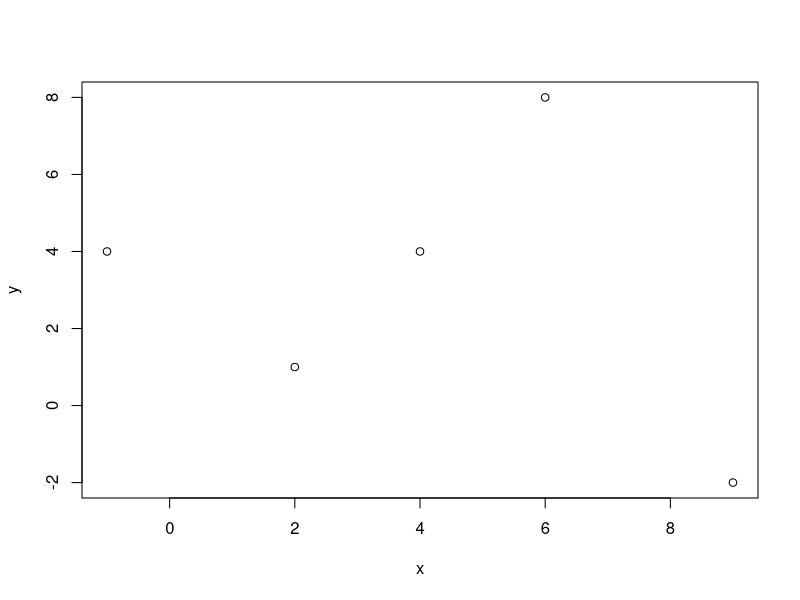
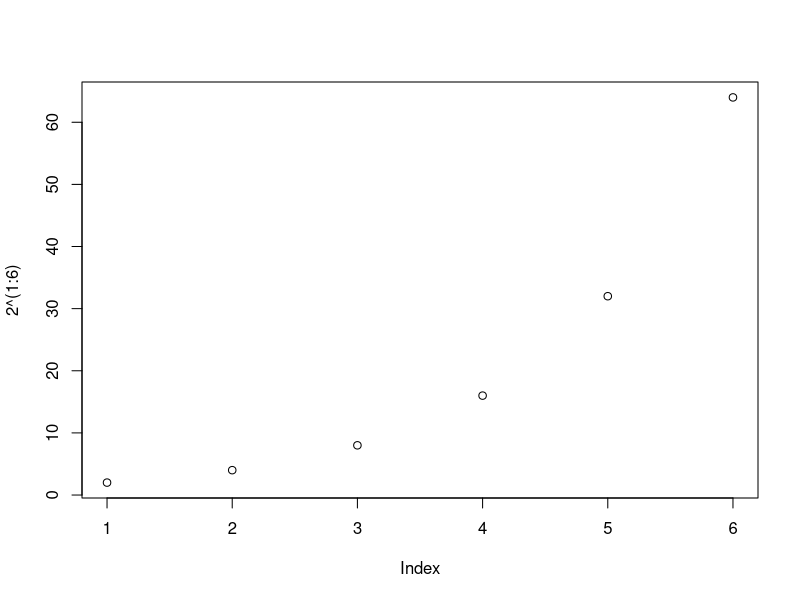
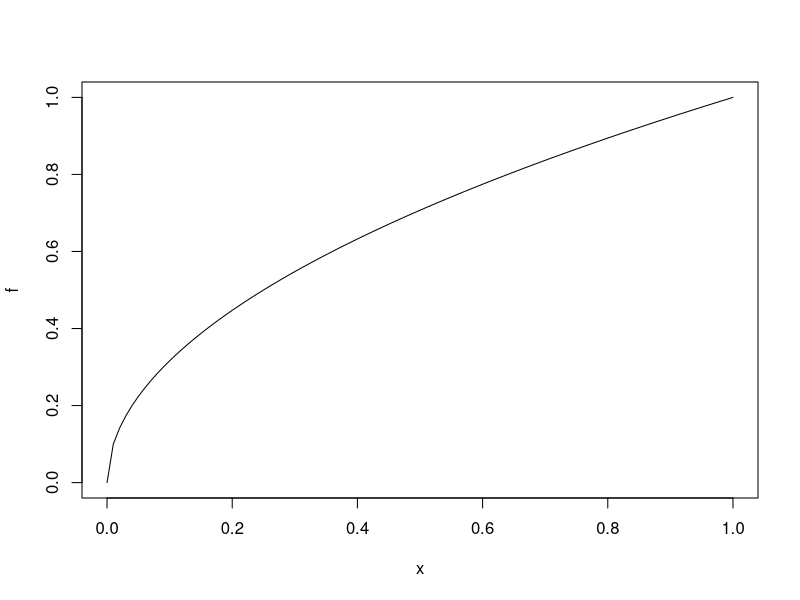
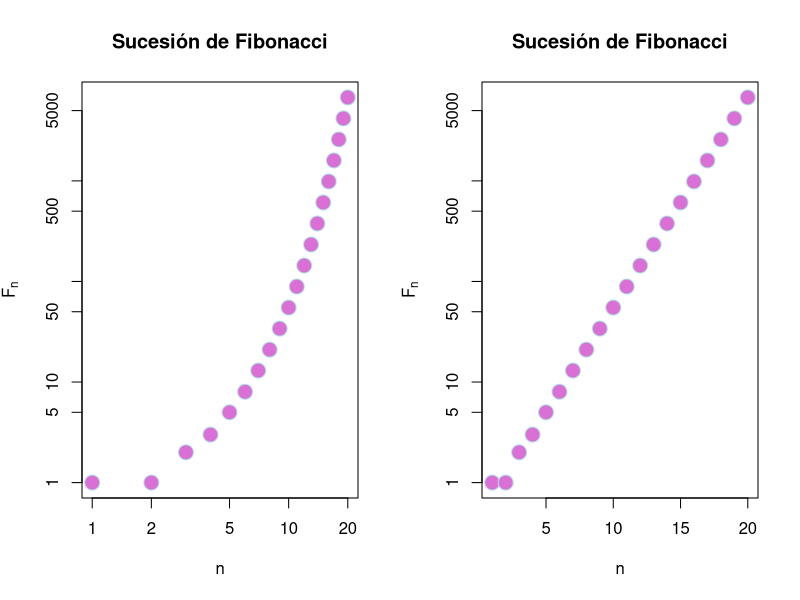
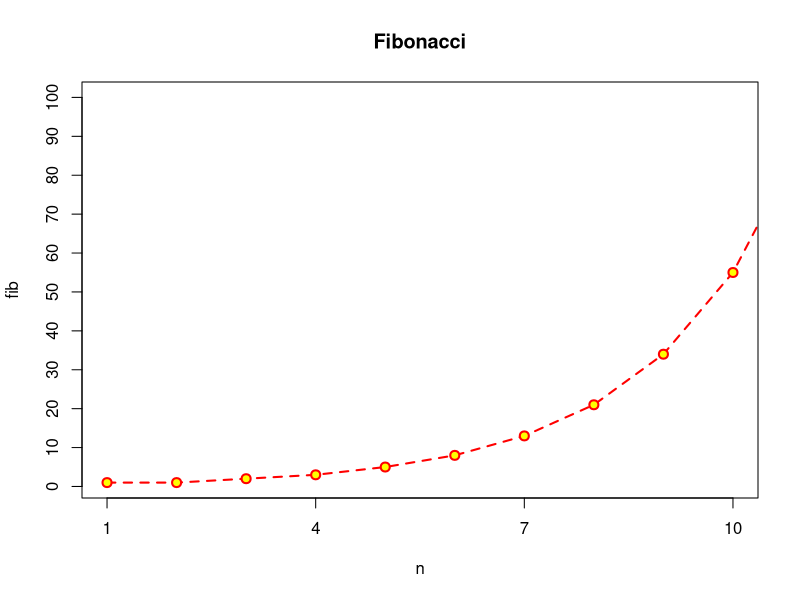
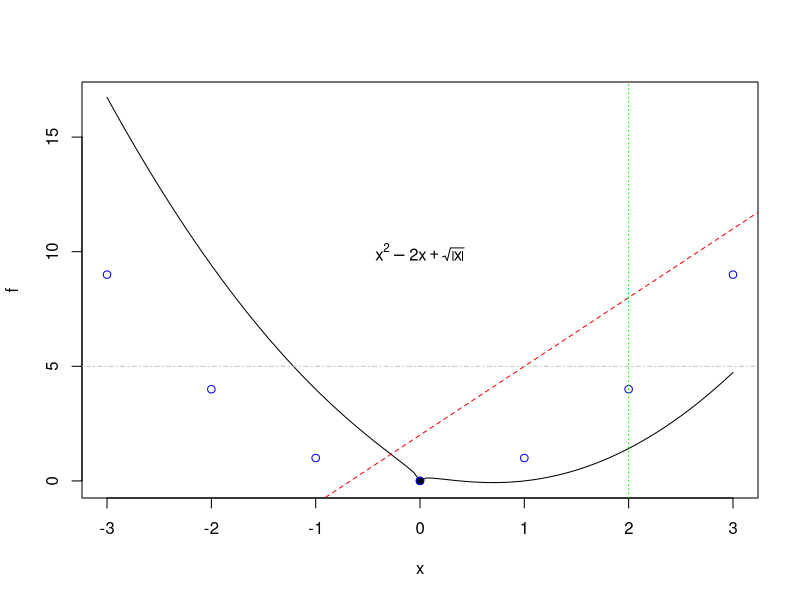
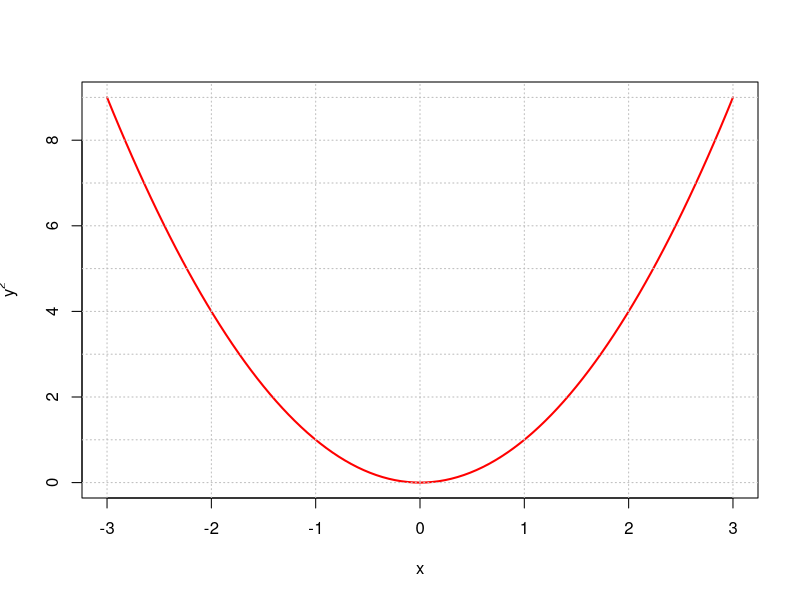
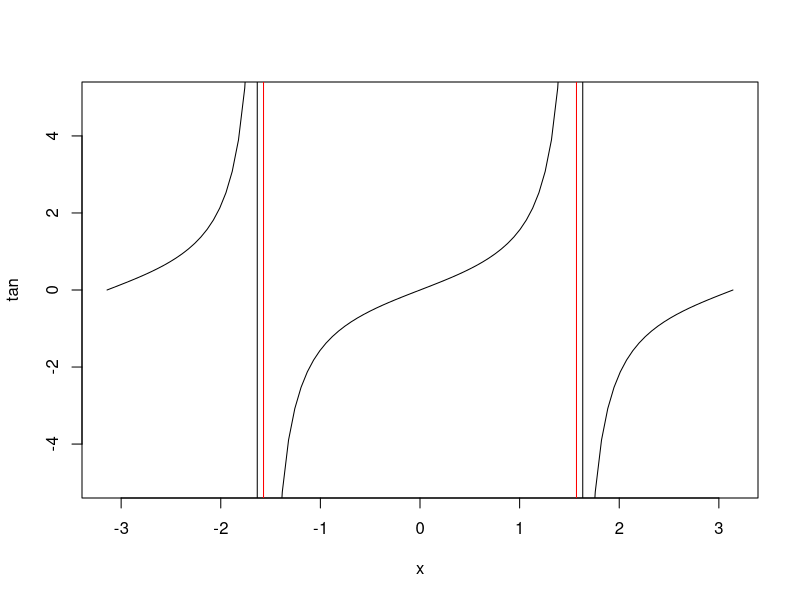

R code for these plots, in order:
## ---- chunk 1
knitr::opts_chunk$set(echo = TRUE)
## ---- chunk 2
x = c(2,6,4,9,-1)
y = c(1,8,4,-2,4)
plot(x,y)
## ---- chunk 3
plot(2^(1:6))
## ---- chunk 4
f <- function(x){ sqrt(x) }
plot(f)
## ---- chunk 5
n = 1:20
fib = (1/sqrt(5))*((1+sqrt(5))/2)^n - (1/sqrt(5))*((1-sqrt(5))/2)^n
fib
par(mfrow = c(1,2))
plot(fib, xlab = "n", ylab = expression(F[n]),
     main = "Sucesión de Fibonacci", pch = 21, cex = 2,
     col = "powderblue", bg = "orchid", log = "xy")

plot(fib, xlab = "n", ylab = expression(F[n]),
     main = "Sucesión de Fibonacci", pch = 21, cex = 2,
     col = "powderblue", bg = "orchid", log = "y")
par(mfrow = c(1,1))
## ---- chunk 6
plot(n, fib, pch = 21, col = "red", bg = "yellow", cex = 1.2, 
     main = "Fibonacci",
     type = "o", lty = "dashed", lwd = 2, 
     xlim = c(1,10), ylim = c(1, 100),
     xaxp = c(1,10,3), yaxp = c(0,100, 10))
## ---- chunk 7
f <- function(x){
  x^2 -2*x + sqrt(abs(x))
}
plot(f, xlim = c(-3,3))
points(0,0, pch = 19)
points(-3:3, (-3:3)^2, col = "blue")
abline(2,3, lty = "dashed", col = "red")
abline(v = 2, lty = "dotted", col = "green")
abline(h = 5, lty = "dotdash", col = "gray")
text(0, 10, expression(x^2 - 2*x + sqrt(abs(x))))
## ---- chunk 8
f <- function(x){x^2}
plot(f, xlim = c(-3,3), col = "red", lwd = 2, ylab = expression(y^2), xlab = "x")
abline(h=0:9, v = -3:3, lty="dotted", col = "grey")
## ---- chunk 9
plot(tan, xlim = c(-pi, pi), ylim = c(-5,5))
abline(v = c(-pi/2, pi/2), col = "red")
## ---- chunk 10
plot(0,0)
text(0,0, labels = "debajo", pos = 1)
text(0,0, labels = "izquierda", pos = 2)
text(0,0, labels = "arriba", pos = 3)
text(0,0, labels = "derecha", pos = 4)
points(0,1)
text(0,1, labels = "centro")
## ---- chunk 11
f <- function(x){x^2}
plot(f, xlim = c(-3,3), ylim = c(-10,10))
points(-3:3, f(-3:3), pch = 19)
lines(-3:3, f(-3:3), lwd = 2, lty = "dotted", col = "red")
curve(x^3, lty = "dashed", col = "blue", add = TRUE)
curve(x^4, lty = "dashed", col = "orangered", add=TRUE)
legend("bottomright", 
       legend = c(expression(x^2), expression(x^3), expression(x^4)), 
       lwd = 2, 
       col = c("red", "blue", "orangered"), 
       lty = c("dotted", "dashed", "dashed")
       )
